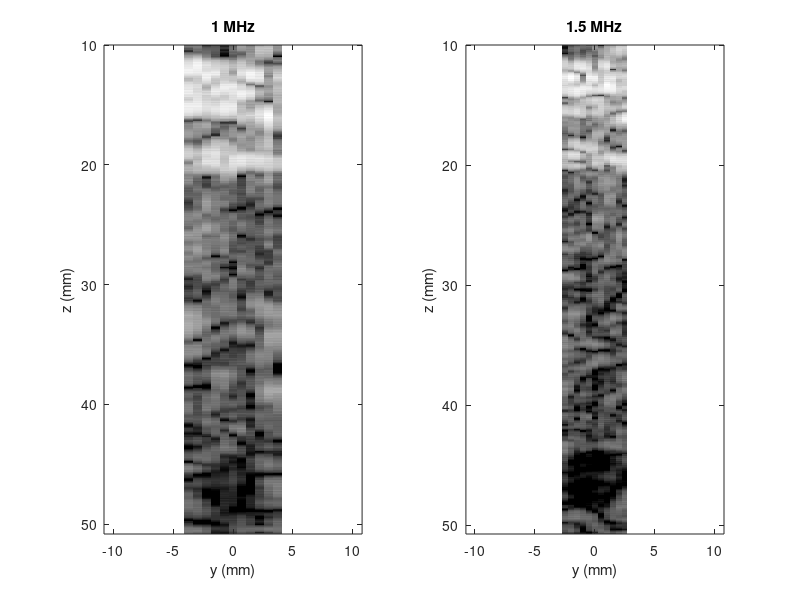

Recreate this plot in MATLAB.
clear all; close all; clc

figure
subplot(121)
load bmode_1.0.mat
imagesc(bws*1e3,deps*1e3,env,[-40 0]), colormap gray
xlabel('y (mm)'), ylabel('z (mm)')
axis equal, axis tight
title('1 MHz')
% cbar=colorbar; title(cbar,'dB')

subplot(122)
load bmode_1.5.mat
imagesc(bws*1e3,deps*1e3,env,[-40 0]), colormap gray
xlabel('y (mm)'), ylabel('z (mm)')
axis equal, axis tight
title('1.5 MHz')
% cbar=colorbar; title(cbar,'dB')

print -djpeg fig2b_WillieLong.jpg